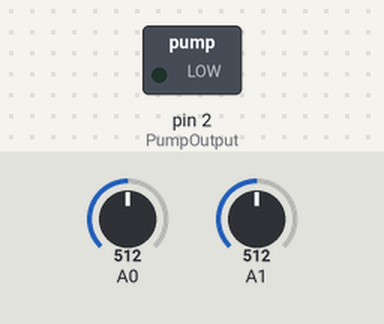
This sketch was run on a simulated Arduino Uno, built with avr-gcc and run on an emulated ATmega328P. Shown: switched loads named in the sketch (green lamp = pin HIGH). The test bench sets the inputs (shaded band); at power-on: A0 = 512, A1 = 512.

Above: at 1.3 s.
1.4 s: A0 set to 54
2.9 s: A0 set to 44
At 4.4 s:
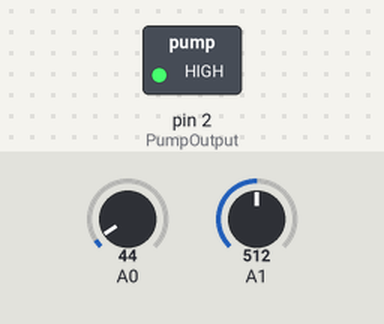
Timing chart, 0 to 5.9 s (numbered marks = the images above; inputs shaded):
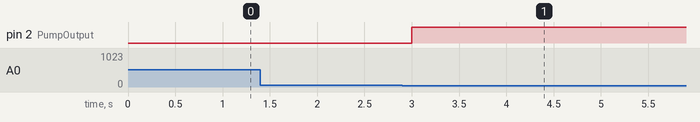

The sketch:

Automatic_Irrigation_System.ino
```cpp
int Sensorinput1,Sensorinput2,PumpOutput=2;
void setup()
{
  pinMode(PumpOutput,OUTPUT);
}

void loop()
{
  Sensorinput1=analogRead(A0);
  Sensorinput2=analogRead(A1);
  if(Sensorinput1<50)
  {
    digitalWrite(PumpOutput,HIGH);
  }
  else if(Sensorinput1>700 && Sensorinput2>750)
  {
    digitalWrite(PumpOutput,LOW);
  }
  delay(500);
}
```

Measured:
- the behaviour switches between 50 and 49 on A0 (found by bisection; images 0 and 1)
- after the input at 1.4 s, every drawn part: stays the same
- after the input at 2.9 s, pin 2 (PumpOutput): LOW → HIGH after 0.10 s
